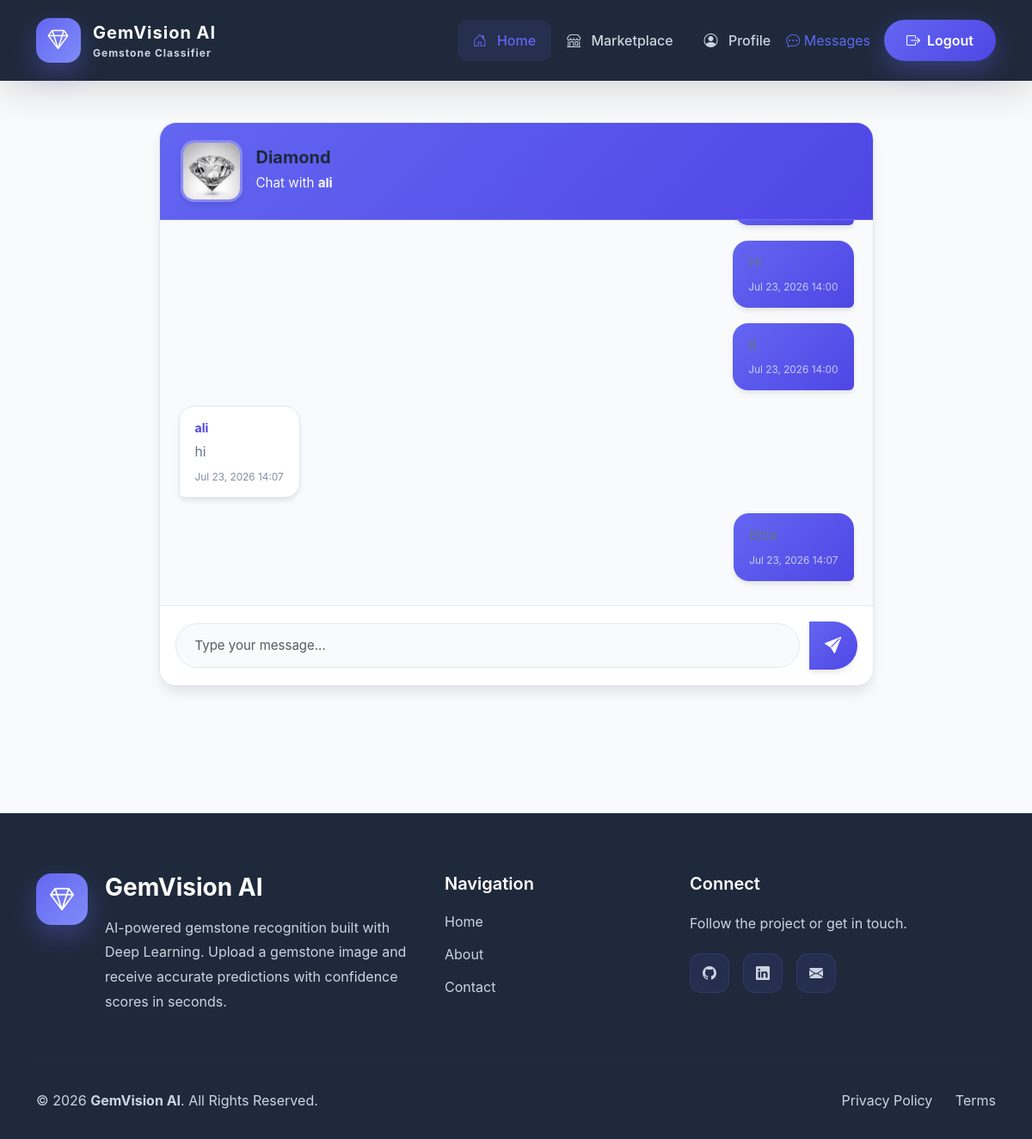
Page /chat/conversation/2/ (signed in) on the committed database.
### marketplace/models.py (models this page shows, shortened)
class Listing(models.Model):
    GEMSTONE_CHOICES = [
        ("Alexandrite", "Alexandrite"),
        ("Amber", "Amber"),
        ("Cats Eye", "Cats Eye"),
        ("Malachite", "Malachite"),
        ("Morganite", "Morganite"),
        ("Aquamarine", "Aquamarine"),
        ("Diamond", "Diamond"),
        ("Emerald", "Emerald"),
        ("Fluorite Green", "Fluorite Green"),
        ("Fluorite Purple", "Fluorite Purple"),
        ("Garnet", "Garnet"),
        ("Peridot", "Peridot"),
        ("Ruby", "Ruby"),
        ("Sapphire Blue", "Sapphire Blue"),
        ("Sapphire Pink", "Sapphire Pink"),
        ("Topaz Blue", "Topaz Blue"),
        ("Topaz Yellow", "Topaz Yellow"),
        ("Tourmaline Black", "Tourmaline Black"),
        ("Turquoise", "Turquoise"),
        ("Zircon", "Zircon"),
    ]
    CONDITION_CHOICES = [
        ("Rough", "Rough"),
        ("Cut", "Cut"),
        ("Polished", "Polished"),
        ("Faceted", "Faceted"),
        ("Cabochon", "Cabochon"),
    ]
    STATUS_CHOICES = [
        ("Available", "Available"),
        ("Reserved", "Reserved"),
        ("Sold", "Sold"),
    ]
    seller = models.ForeignKey(
        settings.AUTH_USER_MODEL,
        on_delete=models.CASCADE,
        related_name="listings"
    )
    title = models.CharField(max_length=200)
    gemstone_type = models.CharField(
        max_length=50,
        choices=GEMSTONE_CHOICES,
        blank=True
    )
    description = models.TextField()
    price = models.DecimalField(
        max_digits=12,
        decimal_places=2
    )
    weight = models.DecimalField(
        max_digits=8,
        decimal_places=2
    )
    color = models.CharField(max_length=100)
    origin = models.CharField(max_length=100)
    shape = models.CharField(max_length=100)
    dimensions = models.CharField(
        max_length=100,
        blank=True
    )
    treatment = models.CharField(
        max_length=100,
        blank=True
    )
    certification = models.CharField(
        max_length=100,
        blank=True
    )
    quantity = models.PositiveIntegerField(default=1)
    condition = models.CharField(
        max_length=20,
        choices=CONDITION_CHOICES
    )
    status = models.CharField(
        max_length=20,
        choices=STATUS_CHOICES,
        default="Available"
    )
    ai_prediction = models.CharField(
        max_length=100,
        blank=True
    )
    ai_confidence = models.DecimalField(
        max_digits=5,
        decimal_places=2,
        null=True,
        blank=True
    )
    is_ai_verified = models.BooleanField(default=False)
    created_at = models.DateTimeField(
        auto_now_add=True
    )
    updated_at = models.DateTimeField(
        auto_now=True
    )
    class Meta:
        ordering = ["-created_at"]

class ListingImage(models.Model):
    listing = models.ForeignKey(
        Listing,
        on_delete=models.CASCADE,
        related_name="images"
    )
    image = models.ImageField(
        upload_to="marketplace/listings/"
    )
    uploaded_at = models.DateTimeField(
        auto_now_add=True
    )

### accounts/models.py (models this page shows, shortened)
class CustomUser(AbstractUser):
    email = models.EmailField(unique=True)
    phone = models.CharField(max_length=15, blank=True)
    address = models.TextField(blank=True)

### chat/models.py (models this page shows, shortened)
class Message(models.Model):
    conversation = models.ForeignKey(
        Conversation,
        on_delete=models.CASCADE,
        related_name="messages"
    )
    sender = models.ForeignKey(
        settings.AUTH_USER_MODEL,
        on_delete=models.CASCADE,
        related_name="sent_messages"
    )
    content = models.TextField()
    is_read = models.BooleanField(
        default=False
    )
    created_at = models.DateTimeField(
        auto_now_add=True
    )
    class Meta:
        ordering = ["created_at"]

### chat/views.py (the view)
class ConversationDetailView(LoginRequiredMixin, DetailView):
    model = Conversation
    template_name = "chat/conversation_detail.html"
    context_object_name = "conversation"
    def get_queryset(self):
        return Conversation.objects.filter(
            buyer=self.request.user
        ) | Conversation.objects.filter(
            seller=self.request.user
        )
    def get_context_data(self, **kwargs):
        context = super().get_context_data(**kwargs)
        conversation = self.object
        conversation.messages.filter(
            is_read=False
        ).exclude(
            sender=self.request.user
        ).update(
            is_read=True
        )
        context["messages"] = (
            conversation.messages
            .select_related("sender")
            .order_by("created_at")
        )
        context["form"] = MessageForm()
        context["listing"] = conversation.listing
        if self.request.user == conversation.buyer:
            context["other_user"] = conversation.seller
        else:
            context["other_user"] = conversation.buyer
        return context

### chat/forms.py
class MessageForm(forms.ModelForm):
    class Meta:
        model = Message
        fields = ["content"]
        widgets = {
            "content": forms.TextInput(
                attrs={
                    "id": "chat-message-input",
                    "class": "form-control",
                    "placeholder": "Type your message...",
                    "autocomplete": "off",
                }
            )
        }

### chat/context_processors.py (called while the page is built)
def unread_messages(request):
    if request.user.is_authenticated:
        count = Message.objects.filter(
            conversation__buyer=request.user,
            is_read=False,
        ).exclude(
            sender=request.user,
        ).count() + Message.objects.filter(
            conversation__seller=request.user,
            is_read=False,
        ).exclude(
            sender=request.user,
        ).count()
        return {
            "unread_message_count": count
        }
    return {
        "unread_message_count": 0
    }

### chat/templates/chat/conversation_detail.html (shortened to what this page needs)
{% extends "core/base.html" %}
{% load static %}
{% block extra_css %}
<link rel="stylesheet" href="{% static 'chat/css/conversation_detail.css' %}">
{% endblock %}
{% block content %}
<div class="container py-5">
    <div class="row justify-content-center">
        <div class="col-lg-9">
            <div class="chat-card">
                <div class="chat-header">
                    <div class="d-flex align-items-center">
                        {% if listing.images.first %}
                            <img
                                src="{{ listing.images.first.image.url }}"
                                class="listing-image"
                                alt="{{ listing.title }}">
                        {% endif %}
                        <div class="ms-3">
                            <h4 class="mb-1">
                                {{ listing.title }}
                            </h4>
                            <p class="mb-0 text-light">
                                Chat with
                                <strong>{{ other_user.username }}</strong>
                            </p>
                        </div>
                    </div>
                </div>
                <div
                    class="chat-body"
                    id="chat-body">
                    {% for message in messages %}
                        {% if message.sender == request.user %}
                            <div class="message message-right">
                                <div class="message-bubble sender">
                                    <p class="mb-1">
                                    </p>
                                    <small>
                                        {{ message.created_at|date:"M d, Y H:i" }}
                                    </small>
                                </div>
                            </div>
                        {% else %}
                            <div class="message message-left">
                                <div class="message-bubble receiver">
                                    <strong>
                                        {{ message.sender.username }}
                                    </strong>
                                    <p class="mb-1 mt-1">
                                        {{ message.content }}
                                    </p>
                                    <small>
                                        {{ message.created_at|date:"M d, Y H:i" }}
                                    </small>
                                </div>
                            </div>
                        {% endif %}
                    {% endfor %}
                </div>
                <div class="chat-footer">
                    <form id="chat-form">
                        <div class="input-group">
                            {{ form.content }}
                            <button
                                type="submit"
                                class="btn send-btn">
                                <i class="bi bi-send-fill"></i>
                            </button>
                        </div>
                    </form>
                </div>
            </div>
        </div>
    </div>
</div>
{% endblock %}

### chat/static/chat/css/conversation_detail.css (style rules this page uses)
:root { --primary-color: #6366f1; --primary-dark: #4f46e5; --primary-light: #818cf8; --success-color: #10b981; --success-light: #d1fae5; --error-color: #ef4444; --background: #f8fafc; --surface: #ffffff; --text-primary: #1e293b; --text-secondary: #64748b; --border-color: #e2e8f0; --input-background: #f9fafb; --focus-shadow: rgba(99,102,241,.12); --dark-bg: #0f172a; --dark-surface: #1e293b; --dark-text-primary: #f1f5f9; --dark-text-secondary: #cbd5e1; --dark-border: #334155; --shadow-md: 0 4px 6px rgba(0,0,0,.08); --shadow-lg: 0 10px 25px rgba(0,0,0,.10); --transition: .3s ease; }
.chat-card { background: var(--surface); border-radius:20px; overflow:hidden; box-shadow:var(--shadow-lg); border:1px solid var(--border-color); display:flex; flex-direction:column; height:82vh; }
.chat-header { background:linear-gradient(135deg,var(--primary-color),var(--primary-dark)); color:#fff; padding:20px 24px; border-bottom:1px solid rgba(255,255,255,.15); }
.chat-header h4 { margin:0; font-weight:700; font-size:1.25rem; }
.chat-header p { color:rgba(255,255,255,.85); margin-top:4px; font-size:.95rem; }
.listing-image { width:72px; height:72px; border-radius:16px; object-fit:cover; border:3px solid rgba(255,255,255,.25); box-shadow:var(--shadow-md); }
.chat-body { flex:1; overflow-y:auto; background:var(--background); padding:28px 22px; display:flex; flex-direction:column; gap:18px; }
.message { display:flex; width:100%; }
.message-left { justify-content:flex-start; }
.message-right { justify-content:flex-end; }
.message-bubble { max-width:72%; padding:14px 18px; border-radius:18px; position:relative; word-break:break-word; transition:var(--transition); box-shadow:var(--shadow-md); }
.sender { background:linear-gradient(135deg,var(--primary-color),var(--primary-dark)); color:#fff; border-bottom-right-radius:6px; }
.receiver { background:var(--surface); color:var(--text-primary); border:1px solid var(--border-color); border-bottom-left-radius:6px; }
.receiver strong { display:block; color:var(--primary-dark); margin-bottom:6px; font-size:.88rem; }
.message-bubble p { margin:0; font-size:.98rem; line-height:1.55; }
.message-bubble small { display:block; margin-top:8px; font-size:.74rem; opacity:.8; }
.sender small { color:rgba(255,255,255,.85); }
.receiver small { color:var(--text-secondary); }
.chat-footer { background:var(--surface); border-top:1px solid var(--border-color); padding:18px; }
.chat-footer .input-group { align-items:center; gap:12px; }
#chat-message-input { border-radius:50px; border:1px solid var(--border-color); background:var(--input-background); padding:14px 22px; font-size:15px; box-shadow:none; transition:var(--transition); }
.send-btn { width:56px; height:56px; border-radius:50%; background:linear-gradient(135deg,var(--primary-color),var(--primary-dark)); color:#fff; border:none; display:flex; align-items:center; justify-content:center; transition:var(--transition); box-shadow:var(--shadow-md); }
.send-btn i { font-size:1.2rem; }
.chat-body p { color:var(--text-secondary); }

### core/static/core/css/style.css (style rules this page uses)
:root { --primary-color: #6366f1; --primary-dark: #4f46e5; --primary-light: #818cf8; --success-color: #10b981; --success-light: #d1fae5; --error-color: #ef4444; --background: #f8fafc; --surface: #ffffff; --text-primary: #1e293b; --text-secondary: #64748b; --border-color: #e2e8f0; --input-background: #f9fafb; --resend-background: #f0f9ff; --error-background: rgba(239, 68, 68, 0.05); --focus-shadow: rgba(99, 102, 241, 0.1); --dark-bg: #0f172a; --dark-surface: #1e293b; --dark-text-primary: #f1f5f9; --dark-text-secondary: #cbd5e1; --dark-border: #334155; --shadow-md: 0 4px 6px -1px rgba(0, 0, 0, 0.1); --shadow-lg: 0 10px 15px -3px rgba(0, 0, 0, 0.1); --shadow-xl: 0 20px 25px -5px rgba(0, 0, 0, 0.1); --transition: all 0.3s cubic-bezier(0.4, 0, 0.2, 1); }
* { margin: 0; padding: 0; box-sizing: border-box; }
html { scroll-behavior: smooth; }
body { font-family: "Inter", -apple-system, BlinkMacSystemFont, "Segoe UI", "Roboto", sans-serif; background: var(--background); color: var(--text-primary); overflow-x: hidden; }
h1, h2, h3, h4, h5, h6 { color: var(--text-primary); font-weight: 700; }
p { color: var(--text-secondary); line-height: 1.8; }
img { max-width: 100%; display: block; }
button { border: none; }
.container { position: relative; z-index: 2; }

### rows in the picture
Listing: images.first.image (picture), title "Diamond"
CustomUser: username "ali"
Message: created_at "Jul 23, 2026 14:00"
Message: created_at "Jul 23, 2026 14:00"
Message: sender.username "ali", content "hi", created_at "Jul 23, 2026 14:07"
Message: created_at "Jul 23, 2026 14:07"
